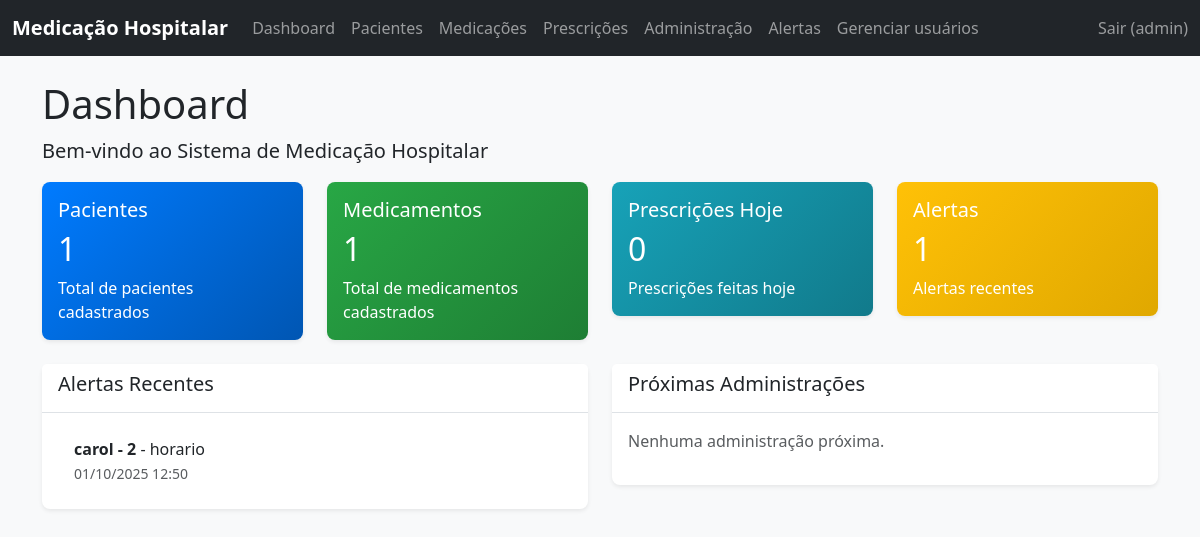
The app's page / (signed in), older data.
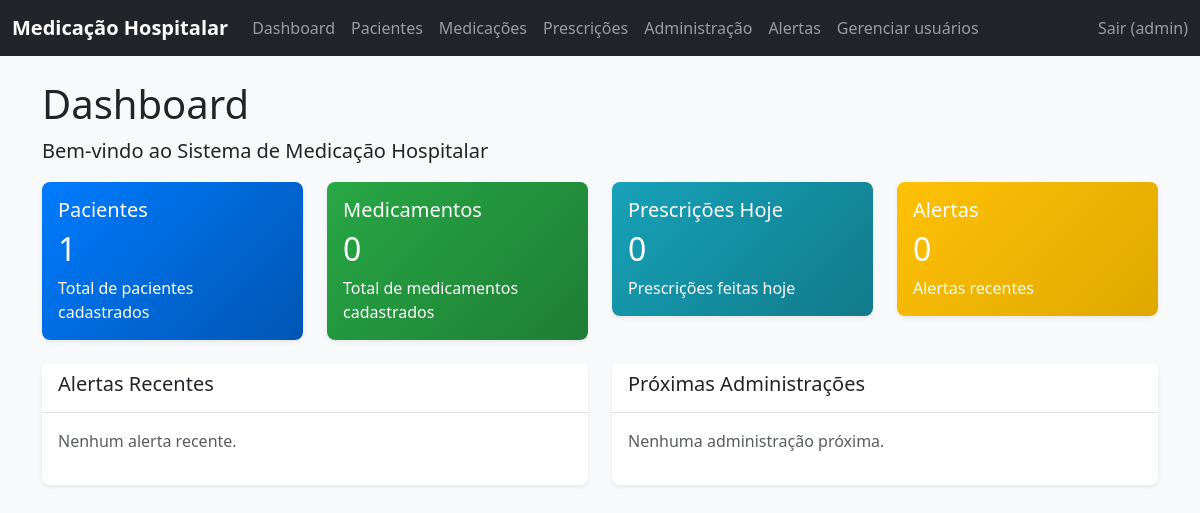
The same page, newer data.
### core/models.py (models this page shows, shortened)
class Alerta(models.Model):
    TIPO_ALERTA_CHOICES = [
        ('horario', 'Horário de Medicação'),
        ('interacao', 'Interação Medicamentosa'),
        ('outro', 'Outro'),
    ]
    paciente = models.ForeignKey(Paciente, on_delete=models.CASCADE)
    medicamento = models.CharField(max_length=255, blank=True, null=True) # Pode ser uma lista de medicamentos ou um único
    tipo_alerta = models.CharField(max_length=20, choices=TIPO_ALERTA_CHOICES)
    mensagem = models.TextField()
    data_hora = models.DateTimeField(auto_now_add=True)
    class Meta:
        verbose_name = "Alerta"
        verbose_name_plural = "Alertas"

class Paciente(models.Model):
    SEXO_CHOICES = [
        ('M', 'Masculino'),
        ('F', 'Feminino'),
        ('O', 'Outro'),
    ]
    nome = models.CharField(max_length=255)
    cpf = models.CharField(max_length=11, unique=True, blank=True, null=True)
    data_nascimento = models.DateField()
    sexo = models.CharField(max_length=1, choices=SEXO_CHOICES)
    prontuario = models.CharField(max_length=50, unique=True)
    telefone_contato = models.CharField(max_length=20, blank=True, null=True)
    alergias = models.TextField(blank=True, null=True)
    historico_clinico = models.TextField(blank=True, null=True)
    class Meta:
        verbose_name = "Paciente"
        verbose_name_plural = "Pacientes"

### core/views_frontend.py (the view)
class DashboardView(LoginRequiredMixin, ListView):
    template_name = 'core/dashboard.html'
    context_object_name = 'alertas_recentes'
    def get_queryset(self):
        return Alerta.objects.order_by('-data_hora')[:5]
    def get_context_data(self, **kwargs):
        context = super().get_context_data(**kwargs)
        context['total_pacientes'] = Paciente.objects.count()
        context['total_medicamentos'] = Medicamento.objects.count()
        context['total_prescricoes_hoje'] = Prescricao.objects.filter(
            data_criacao__date=timezone.now().date()
        ).count()
        context['proximas_administracoes'] = Administracao.objects.filter(data_hora__gte=timezone.now()).order_by('data_hora')[:5]
        return context

### templates/core/dashboard.html (shortened to what this page needs)
{% extends 'base.html' %}
{% load static %}
{% block content %}
<div class="row">
    <div class="col-12">
        <h1>Dashboard</h1>
        <p class="lead">Bem-vindo ao Sistema de Medicação Hospitalar</p>
    </div>
</div>
<div class="row mb-4">
    <div class="col-md-3">
        <div class="card text-white bg-primary">
            <div class="card-body">
                <h5 class="card-title">Pacientes</h5>
                <h2>{{ total_pacientes }}</h2>
                <p class="card-text">Total de pacientes cadastrados</p>
            </div>
        </div>
    </div>
    <div class="col-md-3">
        <div class="card text-white bg-success">
            <div class="card-body">
                <h5 class="card-title">Medicamentos</h5>
                <h2>{{ total_medicamentos }}</h2>
                <p class="card-text">Total de medicamentos cadastrados</p>
            </div>
        </div>
    </div>
    <div class="col-md-3">
        <div class="card text-white bg-info">
            <div class="card-body">
                <h5 class="card-title">Prescrições Hoje</h5>
                <h2>{{ total_prescricoes_hoje }}</h2>
                <p class="card-text">Prescrições feitas hoje</p>
            </div>
        </div>
    </div>
    <div class="col-md-3">
        <div class="card text-white bg-warning">
            <div class="card-body">
                <h5 class="card-title">Alertas</h5>
                <h2>{{ alertas_recentes|length }}</h2>
                <p class="card-text">Alertas recentes</p>
            </div>
        </div>
    </div>
</div>
<div class="row">
    <div class="col-md-6">
        <div class="card">
            <div class="card-header">
                <h5>Alertas Recentes</h5>
            </div>
            <div class="card-body">
                {% if alertas_recentes %}
                    <ul class="list-group list-group-flush">
                        {% for alerta in alertas_recentes %}
                            <li class="list-group-item">
                                <strong>{{ alerta.paciente.nome }}</strong> - {{ alerta.tipo_alerta }}
                                <br><small class="text-muted">{{ alerta.data_hora|date:"d/m/Y H:i" }}</small>
                            </li>
                        {% endfor %}
                    </ul>
                {% else %}
                    <p class="text-muted">Nenhum alerta recente.</p>
                {% endif %}
            </div>
        </div>
    </div>
    <div class="col-md-6">
        <div class="card">
            <div class="card-header">
                <h5>Próximas Administrações</h5>
            </div>
            <div class="card-body">
                {% if proximas_administracoes %}
                    <ul class="list-group list-group-flush">
                        {% for admin in proximas_administracoes %}
                            <li class="list-group-item">
                                <strong>{{ admin.prescricao.paciente.nome }}</strong> - {{ admin.prescricao.medicamento.nome }}
                                <br><small class="text-muted">{{ admin.data_hora|date:"d/m/Y H:i" }}</small>
                            </li>
                        {% endfor %}
                    </ul>
                {% else %}
                    <p class="text-muted">Nenhuma administração próxima.</p>
                {% endif %}
            </div>
        </div>
    </div>
</div>
{% endblock %}

Row changes from the older to the newer data that the page shows:
removed Alerta: paciente.nome "carol - 2", tipo_alerta "horario", data_hora "01/10/2025 12:50"
Text that changed along with them:
{{ total_medicamentos }}: "1" → "0"
{{ alertas_recentes|length }}: "1" → "0"
text now shown: "Nenhum alerta recente."
